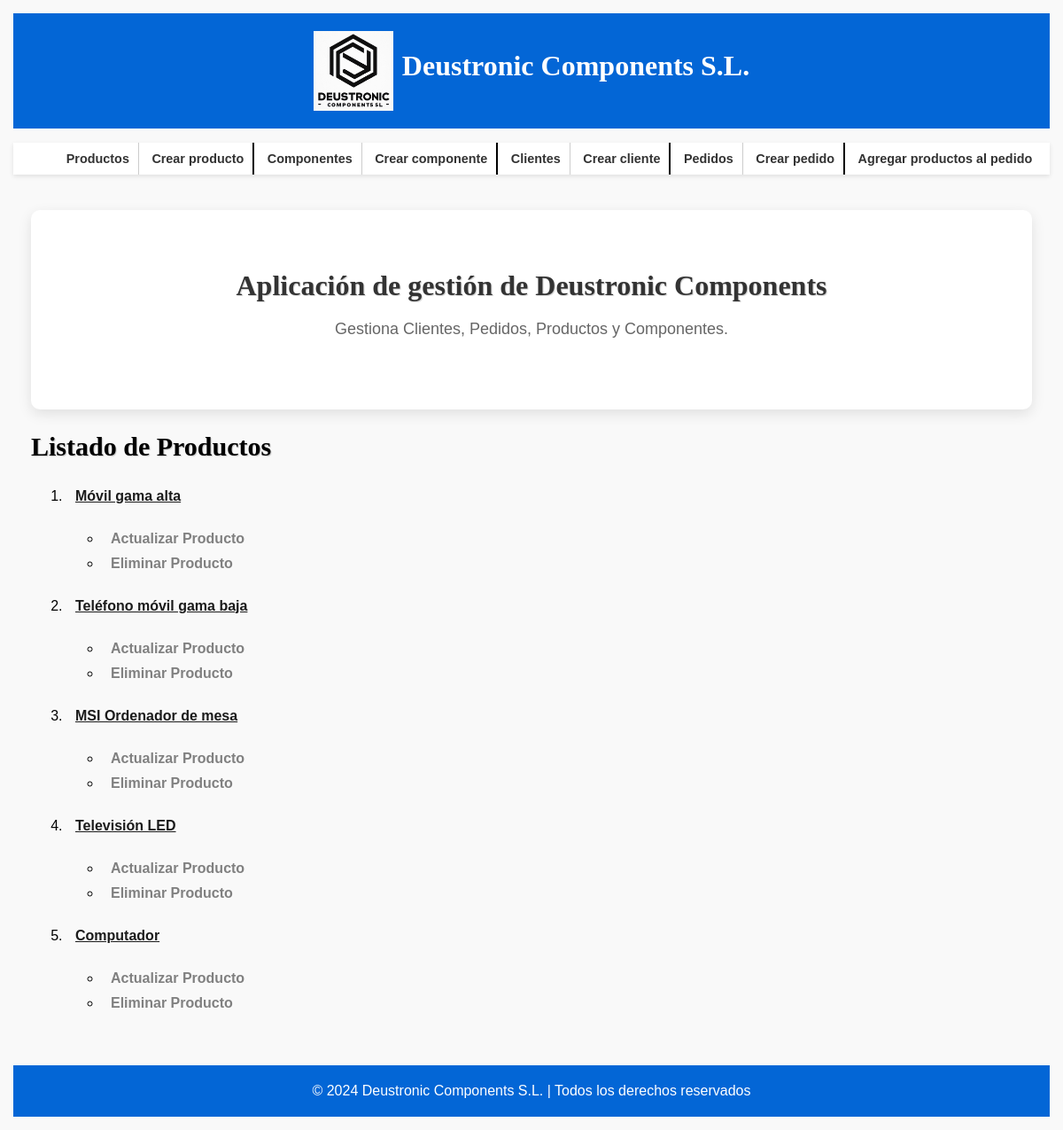
Page /appDeustronicComponents/productos/ on the committed database.
### appDeustronicComponents/models.py (models this page shows, shortened)
class Producto(models.Model):
    cod_ref_prod = models.CharField(max_length=100, primary_key=True)
    precio = models.DecimalField(max_digits=10, decimal_places=2)
    nombre = models.CharField(max_length=100)
    descripcion = models.TextField()
    categoria = models.CharField(max_length=100)
    componente = models.ManyToManyField(Componente)
    created = models.DateTimeField(auto_now_add=True)
    updated = models.DateTimeField(auto_now=True)
    class Meta:
        verbose_name_plural = "productos"
        verbose_name = "producto"
        ordering = ["-created"]

### appDeustronicComponents/views.py (the view)
# urls.py: path('productos/', ProductoListView.as_view(), name='lista_productos'),
class ProductoListView(ListView):
    model = Producto
    template_name = 'appDeustronicComponents/productos_list.html'
    context_object_name = 'productos'

### templates/appDeustronicComponents/productos_list.html (shortened to what this page needs)
{% extends 'base.html' %}
{% block contenido %}
<h2 class="izq">Listado de Productos</h2>
<ul class="lista">
    {% for producto in productos %}
    <li><a href="{% url 'detalle_producto' producto.pk %}">{{ producto.nombre }}</a></li>
    <ul>
        <li><a href="{% url 'producto_update' pk=producto.pk %}">Actualizar Producto</a></li>
        <li><a href="{% url 'eliminar_producto' pk=producto.pk %}">Eliminar Producto</a></li>
    </ul>
    {% empty %}
    <li>No hay productos disponibles.</li>
    {% endfor %}
</ul>
{% endblock %}

### static/css/style.css (style rules this page uses)
html { box-sizing: border-box; font-size: 62.5%; }
*, *:before, *:after { box-sizing: inherit; }
h1, h2, h3 { font-family: "Playfair Display", serif; }
h2 { text-align: center; text-shadow: 1px 1px 1px rgba(0, 0, 0, 0.2); font-size: 3rem; }
.izq { text-align: left; }
body { font-family: Arial, sans-serif; margin: 1rem; padding: 0.5rem; background-color: #f9f9f9; font-size: 1.6rem; }
a { color: #333; font-weight: bold; transition: color 0.3s ease; text-decoration: underline; }

### rows in the picture
Producto: nombre "Móvil gama alta"
Producto: nombre "Teléfono móvil gama baja"
Producto: nombre "MSI Ordenador de mesa"
Producto: nombre "Televisión LED"
Producto: nombre "Computador"
